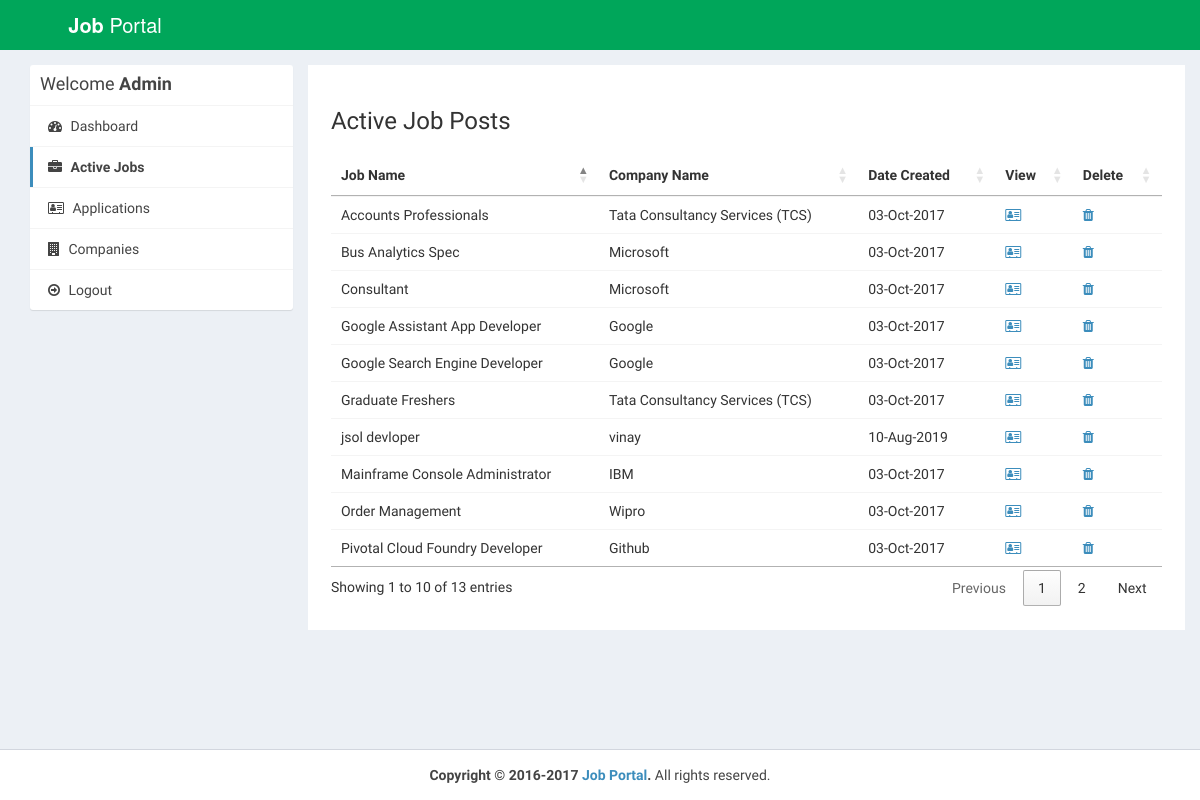
/admin/active-jobs.php (signed in), run on the app's committed database.
### tables this page shows
CREATE TABLE `job_post` (
  `id_jobpost` int(11) NOT NULL,
  `id_company` int(11) NOT NULL,
  `jobtitle` varchar(255) NOT NULL,
  `description` text NOT NULL,
  `minimumsalary` varchar(255) NOT NULL,
  `maximumsalary` varchar(255) NOT NULL,
  `experience` varchar(255) NOT NULL,
  `qualification` varchar(255) NOT NULL,
  `createdat` timestamp NOT NULL DEFAULT CURRENT_TIMESTAMP
);

CREATE TABLE `company` (
  `id_company` int(11) NOT NULL,
  `name` varchar(255) NOT NULL,
  `companyname` varchar(255) NOT NULL,
  `country` varchar(255) NOT NULL,
  `state` varchar(255) NOT NULL,
  `city` varchar(255) NOT NULL,
  `contactno` varchar(255) NOT NULL,
  `website` varchar(255) NOT NULL,
  `email` varchar(255) NOT NULL,
  `password` varchar(255) NOT NULL,
  `aboutme` varchar(255) DEFAULT NULL,
  `logo` varchar(255) NOT NULL,
  `createdAt` timestamp NOT NULL DEFAULT CURRENT_TIMESTAMP,
  `active` int(11) NOT NULL DEFAULT '2'
);

### admin/active-jobs.php (the view, shortened to what this page needs)
<?php
require_once("../db.php");
?>
<!DOCTYPE html>
<html>
<head>
  <link rel="stylesheet" href="https://cdnjs.cloudflare.com/ajax/libs/twitter-bootstrap/3.3.7/css/bootstrap.min.css">
  <link rel="stylesheet" href="https://cdnjs.cloudflare.com/ajax/libs/font-awesome/4.7.0/css/font-awesome.min.css">
  <link rel="stylesheet" href="https://cdnjs.cloudflare.com/ajax/libs/ionicons/2.0.1/css/ionicons.min.css">
  <link rel="stylesheet" href="https://cdn.datatables.net/1.10.15/css/jquery.dataTables.min.css">
  <link rel="stylesheet" href="../css/AdminLTE.min.css">
  <link rel="stylesheet" href="../css/_all-skins.min.css">
  <link rel="stylesheet" href="../css/custom.css">
</head>
<body class="hold-transition skin-green sidebar-mini">
<div class="wrapper">
  <header class="main-header">
    <a href="index.php" class="logo logo-bg">
      <span class="logo-lg"><b>Job</b> Portal</span>
    </a>
    <nav class="navbar navbar-static-top">
    </nav>
  </header>
  <div class="content-wrapper" style="margin-left: 0px;">
    <section id="candidates" class="content-header">
      <div class="container">
        <div class="row">
          <div class="col-md-3">
            <div class="box box-solid">
              <div class="box-header with-border">
                <h3 class="box-title">Welcome <b>Admin</b></h3>
              </div>
              <div class="box-body no-padding">
                <ul class="nav nav-pills nav-stacked">
                  <li><a href="dashboard.php"><i class="fa fa-dashboard"></i> Dashboard</a></li>
                  <li class="active"><a href="active-jobs.php"><i class="fa fa-briefcase"></i> Active Jobs</a></li>
                  <li><a href="applications.php"><i class="fa fa-address-card-o"></i> Applications</a></li>
                  <li><a href="companies.php"><i class="fa fa-building"></i> Companies</a></li>
                  <li><a href="../logout.php"><i class="fa fa-arrow-circle-o-right"></i> Logout</a></li>
                </ul>
              </div>
            </div>
          </div>
          <div class="col-md-9 bg-white padding-2">
            <h3>Active Job Posts</h3>
            <div class="row margin-top-20">
              <div class="col-md-12">
                <div class="box-body table-responsive no-padding">
                  <table id="example2" class="table table-hover">
                    <thead>
                      <th>Job Name</th>
                      <th>Company Name</th>
                      <th>Date Created</th>
                      <th>View</th>
                      <th>Delete</th>
                    </thead>
                    <tbody>
                      <?php
                      $sql = "SELECT job_post.*, company.companyname FROM job_post INNER JOIN company ON job_post.id_company=company.id_company";
                      $result = $conn->query($sql);
                      if($result->num_rows > 0) {
                        while($row = $result->fetch_assoc()) {
                      ?>
                      <tr>
                        <td><?php echo $row['jobtitle']; ?></td>
                        <td><?php echo $row['companyname']; ?></td>
                        <td><?php echo date("d-M-Y", strtotime($row['createdat'])); ?></td>
                        <td><a href="view-job-post.php?id=<?php echo $row['id_jobpost']; ?>"><i class="fa fa-address-card-o"></i></a></td>
                        <td><a href="delete-job-post.php?id=<?php echo $row['id_jobpost']; ?>"><i class="fa fa-trash"></i></a></td>
                      </tr>
                            <?php
                        }
                      }
                    ?>
                    </tbody>
                  </table>
                </div>
              </div>
            </div>
          </div>
        </div>
      </div>
    </section>
  </div>
  <footer class="main-footer" style="margin-left: 0px;">
    <div class="text-center">
      <strong>Copyright &copy; 2016-2017 <a href="jonsnow.netai.net">Job Portal</a>.</strong> All rights
    reserved.
    </div>
  </footer>
</div>
</body>
</html>

### css/custom.css (style rules this page uses)
.logo-bg { background-color: #00A65A !important; }
.margin-top-20 { margin-top: 20px; }
.padding-2 { padding: 2%; }
.bg-white { background-color: #fff; }

### data on the page
job_post: jobtitle "Google Assistant App Developer", id_company.companyname "Google", createdat "03-Oct-2017"
job_post: jobtitle "Google Search Engine Developer", id_company.companyname "Google", createdat "03-Oct-2017"
job_post: jobtitle "Accounts Professionals", id_company.companyname "Tata Consultancy Services (TCS)", createdat "03-Oct-2017"
job_post: jobtitle "Graduate Freshers", id_company.companyname "Tata Consultancy Services (TCS)", createdat "03-Oct-2017"
job_post: jobtitle "Order Management", id_company.companyname "Wipro", createdat "03-Oct-2017"
job_post: jobtitle "Pivotal Cloud Foundry Developer", id_company.companyname "Github", createdat "03-Oct-2017"
job_post: jobtitle "Bus Analytics Spec", id_company.companyname "Microsoft", createdat "03-Oct-2017"
job_post: jobtitle "Consultant", id_company.companyname "Microsoft", createdat "03-Oct-2017"
job_post: jobtitle "Mainframe Console Administrator", id_company.companyname "IBM", createdat "03-Oct-2017"
job_post: jobtitle "jsol devloper", id_company.companyname "vinay", createdat "10-Aug-2019"
